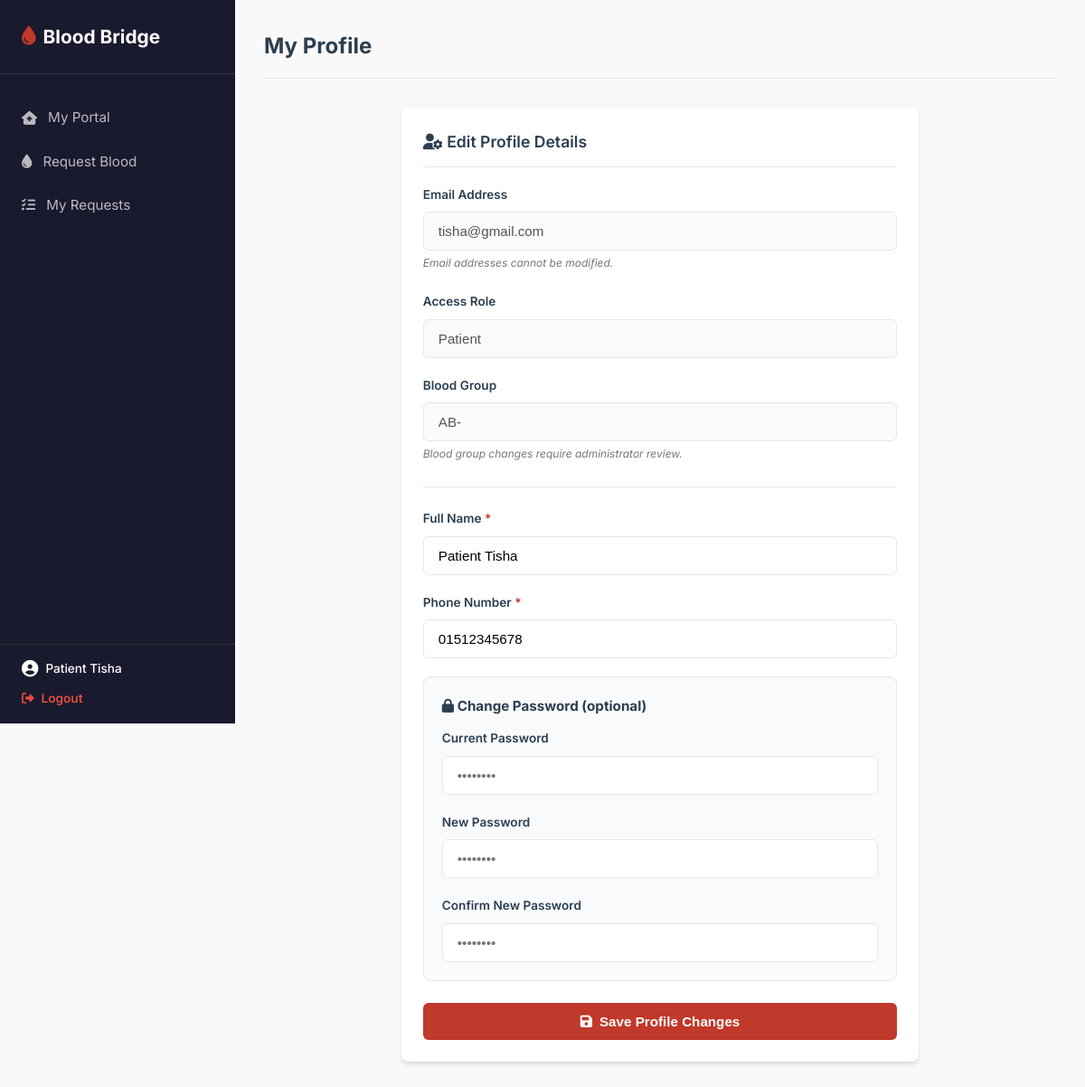
Page /index.php?route=profile (signed in) on the committed database.
### tables this page shows
CREATE TABLE `users` (
  `user_id` INT AUTO_INCREMENT PRIMARY KEY,
  `name` VARCHAR(100) NOT NULL,
  `email` VARCHAR(150) NOT NULL UNIQUE,
  `password` VARCHAR(255) NOT NULL,
  `role` ENUM('admin', 'technician', 'donor', 'patient') NOT NULL,
  `blood_type` ENUM('A+', 'A-', 'B+', 'B-', 'AB+', 'AB-', 'O+', 'O-') DEFAULT NULL,
  `phone` VARCHAR(20) NOT NULL,
  `hospital_location` VARCHAR(150) DEFAULT NULL,
  `created_at` TIMESTAMP DEFAULT CURRENT_TIMESTAMP
);

### controllers/BaseController.php (called while the page is built, shortened)
<?php
abstract class BaseController {
    protected function render($viewPath, $data = [], $pageTitle = 'Blood Bridge') {
        extract($data);
        include __DIR__ . '/../views/layouts/header.php';
        include __DIR__ . '/../views/' . $viewPath . '.php';
        include __DIR__ . '/../views/layouts/footer.php';
    }
}
?>

### controllers/AuthController.php (called while the page is built, shortened)
<?php
require_once __DIR__ . '/BaseController.php';
require_once __DIR__ . '/../models/UserModel.php';
class AuthController extends BaseController {
    private $userModel;
    public function __construct($pdo) {
        $this->userModel = new UserModel($pdo);
    }
    public function profile() {
        $userId = $_SESSION['user_id'];
        $msg = '';
        $msg_class = '';
        $user = $this->userModel->getUserById($userId);
        $this->render('auth/profile', [
            'user' => $user,
            'msg' => $msg,
            'msg_class' => $msg_class
        ], 'My Profile');
    }
}
?>

### models/UserModel.php (called while the page is built, shortened)
<?php
class UserModel {
    private $db;
    public function __construct($pdo) {
        $this->db = $pdo;
    }
    public function getUserById($id) {
        $stmt = $this->db->prepare("SELECT * FROM users WHERE user_id = ?");
        $stmt->execute([$id]);
        return $stmt->fetch();
    }
}
?>

### views/auth/profile.php (the view, shortened to what this page needs)
<div class="top-bar">
    <h2>My Profile</h2>
</div>
<div class="panel" style="max-width: 600px; margin: 0 auto;">
    <div class="panel-header">
        <span class="panel-title"><i class="fa-solid fa-user-gear"></i> Edit Profile Details</span>
    </div>
    <form action="index.php?route=profile" method="POST">
        <div class="form-group">
            <label>Email Address</label>
            <input type="email" class="form-control" disabled value="<?= htmlspecialchars($user['email']) ?>">
            <span style="font-size: 0.75rem; color: var(--text-muted); font-style: italic;">Email addresses cannot be modified.</span>
        </div>
        <div class="form-group">
            <label>Access Role</label>
            <input type="text" class="form-control" disabled value="<?= htmlspecialchars(ucfirst($user['role'])) ?>">
        </div>
        <?php if ($user['blood_type']): ?>
            <div class="form-group">
                <label>Blood Group</label>
                <input type="text" class="form-control" disabled value="<?= htmlspecialchars($user['blood_type']) ?>">
                <span style="font-size: 0.75rem; color: var(--text-muted); font-style: italic;">Blood group changes require administrator review.</span>
            </div>
        <?php endif; ?>
        <hr style="margin: 1.5rem 0; border: 0; border-top: 1px solid var(--border-color);">
        <div class="form-group">
            <label for="name">Full Name <span style="color: var(--primary-color);">*</span></label>
            <input type="text" name="name" id="name" class="form-control" required value="<?= htmlspecialchars($user['name']) ?>">
        </div>
        <div class="form-group">
            <label for="phone">Phone Number <span style="color: var(--primary-color);">*</span></label>
            <input type="text" name="phone" id="phone" class="form-control" required value="<?= htmlspecialchars($user['phone']) ?>">
        </div>
        <div style="background-color: #f8fafc; padding: 1.25rem; border-radius: 8px; border: 1px solid var(--border-color); margin-bottom: 1.5rem;">
            <h4 style="margin-bottom: 0.75rem; color: var(--secondary-color); font-size: 0.95rem;"><i class="fa-solid fa-lock"></i> Change Password (optional)</h4>
            <div class="form-group">
                <label for="old_password">Current Password</label>
                <input type="password" name="old_password" id="old_password" class="form-control" placeholder="••••••••">
            </div>
            <div class="form-group">
                <label for="new_password">New Password</label>
                <input type="password" name="new_password" id="new_password" class="form-control" placeholder="••••••••" minlength="6">
            </div>
            <div class="form-group" style="margin-bottom: 0;">
                <label for="confirm_password">Confirm New Password</label>
                <input type="password" name="confirm_password" id="confirm_password" class="form-control" placeholder="••••••••" minlength="6">
            </div>
        </div>
        <button type="submit" class="btn btn-primary btn-block">
            <i class="fa-solid fa-floppy-disk"></i> Save Profile Changes
        </button>
    </form>
</div>

### assets/css/style.css (style rules this page uses)
:root { --primary-color: #C0392B; --primary-hover: #962D22; --secondary-color: #2C3E50; --bg-color: #F9F9F9; --card-bg: #FFFFFF; --sidebar-bg: #1A1A2E; --sidebar-hover: #24243e; --text-color: #333333; --text-muted: #777777; --border-color: #E2E8F0; --success-color: #27AE60; --warning-color: #F39C12; --danger-color: #C0392B; --shadow: 0 4px 6px -1px rgba(0, 0, 0, 0.1), 0 2px 4px -1px rgba(0, 0, 0, 0.06); --transition: all 0.3s ease; }
* { margin: 0; padding: 0; box-sizing: border-box; }
body { font-family: 'Inter', sans-serif; background-color: var(--bg-color); color: var(--text-color); line-height: 1.6; display: flex; min-height: 100vh; }
.form-group { margin-bottom: 1.25rem; }
.form-group label { display: block; font-size: 0.85rem; font-weight: 600; margin-bottom: 0.5rem; color: var(--secondary-color); }
.form-control { width: 100%; padding: 0.75rem 1rem; font-size: 0.95rem; border: 1px solid var(--border-color); border-radius: 6px; transition: var(--transition); }
.btn { display: inline-flex; align-items: center; justify-content: center; padding: 0.75rem 1.5rem; font-size: 0.95rem; font-weight: 600; border-radius: 6px; border: none; cursor: pointer; transition: var(--transition); text-decoration: none; gap: 0.5rem; }
.btn-primary { background-color: var(--primary-color); color: white; }
.btn-block { display: flex; width: 100%; }
.top-bar { display: flex; justify-content: space-between; align-items: center; margin-bottom: 2rem; padding-bottom: 1rem; border-bottom: 1px solid var(--border-color); }
.top-bar h2 { font-size: 1.5rem; color: var(--secondary-color); }
.panel { background-color: var(--card-bg); border-radius: 8px; padding: 1.5rem; box-shadow: var(--shadow); margin-bottom: 1.5rem; }
.panel-header { display: flex; justify-content: space-between; align-items: center; margin-bottom: 1.25rem; border-bottom: 1px solid var(--border-color); padding-bottom: 0.75rem; }
.panel-title { font-size: 1.1rem; font-weight: 600; color: var(--secondary-color); }

### rows in the picture
users: email "tisha@gmail.com", role "Patient", blood_type "AB-", name "Patient Tisha", phone "01512345678"

### other values in the picture
$user_name "Patient Tisha"
